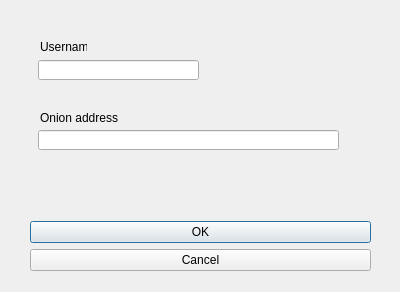
<?xml version="1.0" encoding="UTF-8"?>
<ui version="4.0">
 <class>newDialog</class>
 <widget class="QDialog" name="newDialog">
  <property name="geometry">
   <rect>
    <x>0</x>
    <y>0</y>
    <width>400</width>
    <height>292</height>
   </rect>
  </property>
  <property name="windowTitle">
   <string>Dialog</string>
  </property>
  <widget class="QDialogButtonBox" name="buttonBox">
   <property name="geometry">
    <rect>
     <x>30</x>
     <y>221</y>
     <width>341</width>
     <height>51</height>
    </rect>
   </property>
   <property name="sizePolicy">
    <sizepolicy hsizetype="Expanding" vsizetype="Fixed">
     <horstretch>0</horstretch>
     <verstretch>0</verstretch>
    </sizepolicy>
   </property>
   <property name="layoutDirection">
    <enum>Qt::LeftToRight</enum>
   </property>
   <property name="orientation">
    <enum>Qt::Vertical</enum>
   </property>
   <property name="standardButtons">
    <set>QDialogButtonBox::Cancel|QDialogButtonBox::Ok</set>
   </property>
  </widget>
  <widget class="QLabel" name="label">
   <property name="geometry">
    <rect>
     <x>40</x>
     <y>40</y>
     <width>47</width>
     <height>13</height>
    </rect>
   </property>
   <property name="text">
    <string>Username</string>
   </property>
  </widget>
  <widget class="QLineEdit" name="lineEdit">
   <property name="geometry">
    <rect>
     <x>38</x>
     <y>60</y>
     <width>161</width>
     <height>20</height>
    </rect>
   </property>
  </widget>
  <widget class="QLineEdit" name="lineEdit_2">
   <property name="geometry">
    <rect>
     <x>38</x>
     <y>130</y>
     <width>301</width>
     <height>20</height>
    </rect>
   </property>
  </widget>
  <widget class="QLabel" name="label_2">
   <property name="geometry">
    <rect>
     <x>40</x>
     <y>110</y>
     <width>91</width>
     <height>16</height>
    </rect>
   </property>
   <property name="text">
    <string>Onion address</string>
   </property>
  </widget>
 </widget>
 <resources/>
 <connections>
  <connection>
   <sender>buttonBox</sender>
   <signal>accepted()</signal>
   <receiver>newDialog</receiver>
   <slot>accept()</slot>
   <hints>
    <hint type="sourcelabel">
     <x>248</x>
     <y>254</y>
    </hint>
    <hint type="destinationlabel">
     <x>157</x>
     <y>274</y>
    </hint>
   </hints>
  </connection>
  <connection>
   <sender>buttonBox</sender>
   <signal>rejected()</signal>
   <receiver>newDialog</receiver>
   <slot>reject()</slot>
   <hints>
    <hint type="sourcelabel">
     <x>316</x>
     <y>260</y>
    </hint>
    <hint type="destinationlabel">
     <x>286</x>
     <y>274</y>
    </hint>
   </hints>
  </connection>
 </connections>
</ui>
